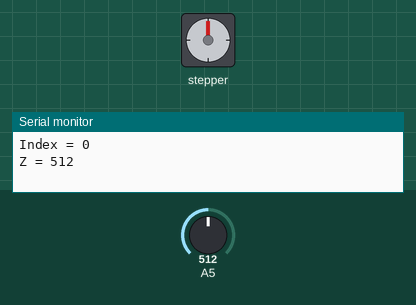
Simulated run of this sketch. Board: Arduino Uno, built with avr-gcc and run on an emulated ATmega328P. Shown: stepper motor, the last lines printed to the serial monitor. The inputs (shaded band) are chosen by the test bench; at power-on: A5 = 512. Stepper angles assume 17 steps per turn.

Above: at 0.1 s.
At 20.37 s:
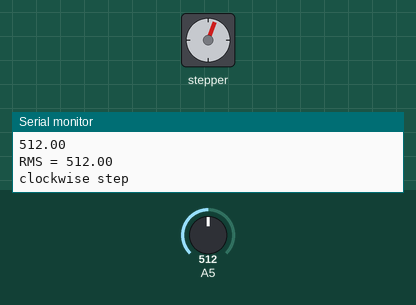
At 32.89 s:
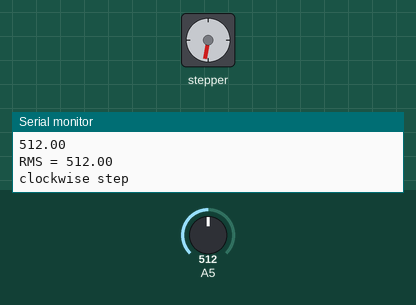
Timing chart, 0 to 34.5 s (numbered marks = the images above):
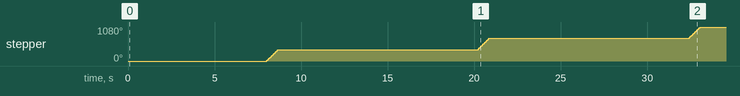

The sketch:

InputValues.ino
```cpp
#include <Stepper.h>
int x; // x axis variable
int y; // y axis variable
int z; // z axis variable
int index = 0;
int rms_index = 0;
double rms;
double data_array[5];
int motor_array[10];
double rms_array[10];
int motor_pos = 0;


const int stepsPerRevolution = 17; //Number of steps per revolution
Stepper myStepper(stepsPerRevolution, 8, 9, 10, 11);
void setup()
{
   Serial.begin(9600); // opens serial port, sets data rate to 9600 bps
    // set the speed at 90 rpm:
   myStepper.setSpeed(90);
}
void loop()
{
  for (int n = 0; n<10 ; n++){
    // Sensor reading and sensor value storing
    z = analogRead(5); // read A5 input pin
    Serial.print("Index = "); // print index value
    Serial.println(index);
    Serial.print("Z = "); // print z adc value
    Serial.println(z);
    data_array[index] = z;
    // After one cycle, calculate rms value for this cycle
     if (index == 4){
        rms = squareAdd(data_array);
        Serial.print("RMS = "); // print rms value
        Serial.println(rms);
        rms_array[rms_index] = rms;
        rms_index++;
        if (rms_index == 10) {
            rms_index = 0;
        }
      // Outputing the desired position according to the rms value
     //mapping(rms);
     motor_pos = motor_position (rms_index);
     motor_array[rms_index] = motor_pos;
     if (rms_index == 5)
        delay(3000);
   }
     index++;
    // Strats a new ctcle, and reset the index
      if (index == 5) {
          index = 0;
      }
   delay(2000);
  //y = analogRead(4); // read A4 input pin
  //x = analogRead(3); // read A3 input pin
  //Serial.print("X = "); // print x adc value
  //Serial.println(x);
  //Serial.print("Y = "); // print y adc value
  //Serial.println(y);
   //delay(2000);
  if (rms_index==9){
       Serial.print("Motor position: ");
          for (int i = 0; i<10 ; i++){
          Serial.println(motor_array[i]);
       }

    }

  }

}

int* sensor_reading (double ){


}


/*
 * The square root of: (x1^2 + x2^2 + x3^2 ... xn^2) / n
 */
double squareAdd(double data_array[])
{
  double add = 0;
  for (int i=0; i < 5; i++) {
    Serial.println(data_array[i]);
    add += (data_array[i])*(data_array[i]);
  }
  return sqrt(add/5);
}

// determining stepper position values; assuming 17 steps correspond to 1
int motor_position (int n){
  if (n <= 5){
      Serial.print("clockwise step");
      myStepper.step(stepsPerRevolution);
      motor_pos++;
      Serial.println(motor_pos);
      delay(1500);
   }
   else if ( n > 5 ){
      Serial.print("counterclockwise step");
      myStepper.step(-stepsPerRevolution);
      motor_pos--;
      Serial.println(motor_pos);
      delay(1500);
   }
   //delay (2000);
   return motor_pos;
}

void optimization(int motor_array[], double rms_array[]){

}
```

Measured:
- by itself, stepper: turns 360° clockwise in 0.63 s, then 360° clockwise in 0.63 s, then 360° clockwise in 0.63 s
